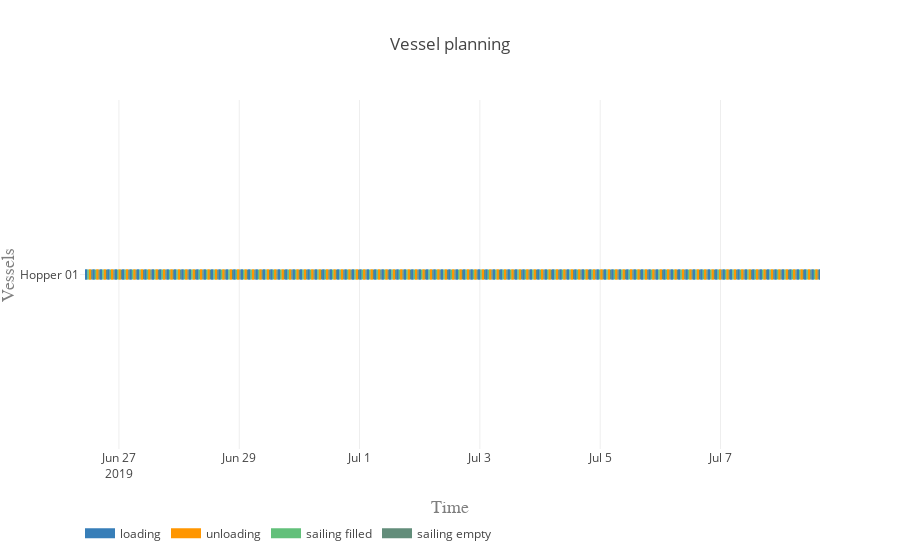

Source (notebook cell):
### Markdown cell above
#### Vessel planning

### Code cell
vessels = [hopper]

activities = ['loading', 'unloading', 'sailing filled', 'sailing empty']
colors = {0:'rgb(55,126,184)', 1:'rgb(255,150,0)', 2:'rgb(98, 192, 122)', 3:'rgb(98, 141, 122)'}

plot.vessel_planning(vessels, activities, colors)

### Figure 1 — Plotly figure (JSON) as saved in the notebook; plotly's stock layout.template omitted (floating-point values rounded to 4 significant figures; data arrays with more than 128 entries replaced by an {"elided": "..."} marker saying what was removed)
{"data": [{"connectgaps": false, "hoverinfo": "y+name", "line": {"color": "rgb(55,126,184)", "width": 10}, "mode": "lines", "name": "loading", "type": "scatter", "uid": "4a19028a-d024-429d-aa2b-bb0e6c2374d5", "x": {"elided": "1000 str values"}, "y": {"elided": "1000 str values"}}, {"connectgaps": false, "hoverinfo": "y+name", "line": {"color": "rgb(255,150,0)", "width": 10}, "mode": "lines", "name": "unloading", "type": "scatter", "uid": "9f1c0414-7750-4e80-867d-d87a2ca1e3c6", "x": {"elided": "1000 str values"}, "y": {"elided": "1000 str values"}}, {"connectgaps": false, "hoverinfo": "y+name", "line": {"color": "rgb(98, 192, 122)", "width": 10}, "mode": "lines", "name": "sailing filled", "type": "scatter", "uid": "b27f15cb-0002-4808-a5ec-2d3adf40136f", "x": {"elided": "500 str values"}, "y": {"elided": "500 str values"}}, {"connectgaps": false, "hoverinfo": "y+name", "line": {"color": "rgb(98, 141, 122)", "width": 10}, "mode": "lines", "name": "sailing empty", "type": "scatter", "uid": "2d5deabb-46e4-420c-af02-c598a88fe767", "x": {"elided": "495 str values"}, "y": {"elided": "495 str values"}}], "layout": {"hovermode": "closest", "legend": {"orientation": "h", "x": 0, "y": -0.2}, "title": "Vessel planning", "xaxis": {"range": ["2019-06-26 08:27:46", "2019-07-08 15:42:08.511561"], "title": "Time", "titlefont": {"color": "#7f7f7f", "family": "Courier New, monospace", "size": 18}}, "yaxis": {"title": "Vessels", "titlefont": {"color": "#7f7f7f", "family": "Courier New, monospace", "size": 18}}}}
